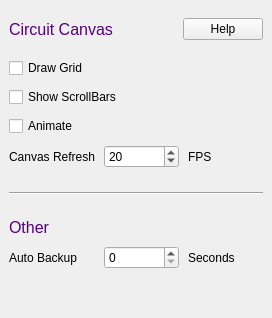
       <widget class="QWidget" name="circTab">
        <attribute name="title">
         <string>Circuit</string>
        </attribute>
        <layout class="QVBoxLayout" name="verticalLayout_3">
         <property name="spacing">
          <number>9</number>
         </property>
         <property name="leftMargin">
          <number>9</number>
         </property>
         <property name="topMargin">
          <number>9</number>
         </property>
         <property name="rightMargin">
          <number>9</number>
         </property>
         <property name="bottomMargin">
          <number>9</number>
         </property>
         <item>
          <layout class="QHBoxLayout" name="horizontalLayout_8">
           <property name="topMargin">
            <number>9</number>
           </property>
           <property name="bottomMargin">
            <number>9</number>
           </property>
           <item>
            <widget class="QLabel" name="label_8">
             <property name="sizePolicy">
              <sizepolicy hsizetype="Preferred" vsizetype="Preferred">
               <horstretch>0</horstretch>
               <verstretch>0</verstretch>
              </sizepolicy>
             </property>
             <property name="font">
              <font>
               <family>Ubuntu</family>
               <pointsize>12</pointsize>
               <weight>50</weight>
               <italic>false</italic>
               <bold>false</bold>
              </font>
             </property>
             <property name="styleSheet">
              <string notr="true">font: 12pt &quot;Ubuntu&quot;; color: rgb(85, 0, 127)</string>
             </property>
             <property name="text">
              <string>Circuit Canvas</string>
             </property>
             <property name="alignment">
              <set>Qt::AlignLeading|Qt::AlignLeft|Qt::AlignVCenter</set>
             </property>
            </widget>
           </item>
           <item>
            <widget class="QPushButton" name="helpButton1">
             <property name="sizePolicy">
              <sizepolicy hsizetype="Fixed" vsizetype="Fixed">
               <horstretch>0</horstretch>
               <verstretch>0</verstretch>
              </sizepolicy>
             </property>
             <property name="text">
              <string>Help</string>
             </property>
             <property name="autoDefault">
              <bool>false</bool>
             </property>
            </widget>
           </item>
          </layout>
         </item>
         <item>
          <widget class="QCheckBox" name="drawGrid">
           <property name="text">
            <string>Draw Grid</string>
           </property>
          </widget>
         </item>
         <item>
          <widget class="QCheckBox" name="showScroll">
           <property name="text">
            <string>Show ScrollBars</string>
           </property>
          </widget>
         </item>
         <item>
          <widget class="QCheckBox" name="animate">
           <property name="text">
            <string>Animate</string>
           </property>
          </widget>
         </item>
         <item>
          <layout class="QHBoxLayout" name="horizontalLayout_12">
           <item>
            <widget class="QLabel" name="label_16">
             <property name="text">
              <string>Canvas Refresh</string>
             </property>
            </widget>
           </item>
           <item>
            <widget class="QSpinBox" name="fps">
             <property name="minimumSize">
              <size>
               <width>75</width>
               <height>0</height>
              </size>
             </property>
             <property name="maximumSize">
              <size>
               <width>75</width>
               <height>16777215</height>
              </size>
             </property>
             <property name="minimum">
              <number>1</number>
             </property>
             <property name="maximum">
              <number>100</number>
             </property>
             <property name="value">
              <number>20</number>
             </property>
            </widget>
           </item>
           <item>
            <widget class="QLabel" name="label_17">
             <property name="sizePolicy">
              <sizepolicy hsizetype="Fixed" vsizetype="Preferred">
               <horstretch>0</horstretch>
               <verstretch>0</verstretch>
              </sizepolicy>
             </property>
             <property name="minimumSize">
              <size>
               <width>75</width>
               <height>0</height>
              </size>
             </property>
             <property name="maximumSize">
              <size>
               <width>75</width>
               <height>16777215</height>
              </size>
             </property>
             <property name="text">
              <string>FPS</string>
             </property>
            </widget>
           </item>
          </layout>
         </item>
         <item>
          <widget class="Line" name="line_3">
           <property name="minimumSize">
            <size>
             <width>0</width>
             <height>32</height>
            </size>
           </property>
           <property name="orientation">
            <enum>Qt::Horizontal</enum>
           </property>
          </widget>
         </item>
         <item>
          <widget class="QLabel" name="label_15">
           <property name="sizePolicy">
            <sizepolicy hsizetype="Preferred" vsizetype="Fixed">
             <horstretch>0</horstretch>
             <verstretch>0</verstretch>
            </sizepolicy>
           </property>
           <property name="font">
            <font>
             <family>Ubuntu</family>
             <pointsize>12</pointsize>
             <weight>50</weight>
             <italic>false</italic>
             <bold>false</bold>
            </font>
           </property>
           <property name="styleSheet">
            <string notr="true">font: 12pt &quot;Ubuntu&quot;; color: rgb(85, 0, 127)</string>
           </property>
           <property name="text">
            <string>Other</string>
           </property>
           <property name="alignment">
            <set>Qt::AlignLeading|Qt::AlignLeft|Qt::AlignVCenter</set>
           </property>
          </widget>
         </item>
         <item>
          <layout class="QHBoxLayout" name="horizontalLayout_11">
           <item>
            <widget class="QLabel" name="stepLabel_3">
             <property name="text">
              <string>Auto Backup</string>
             </property>
            </widget>
           </item>
           <item>
            <widget class="QSpinBox" name="backup">
             <property name="minimumSize">
              <size>
               <width>75</width>
               <height>0</height>
              </size>
             </property>
             <property name="maximumSize">
              <size>
               <width>75</width>
               <height>16777215</height>
              </size>
             </property>
             <property name="minimum">
              <number>0</number>
             </property>
             <property name="maximum">
              <number>999</number>
             </property>
            </widget>
           </item>
           <item>
            <widget class="QLabel" name="label_18">
             <property name="sizePolicy">
              <sizepolicy hsizetype="Fixed" vsizetype="Preferred">
               <horstretch>0</horstretch>
               <verstretch>0</verstretch>
              </sizepolicy>
             </property>
             <property name="minimumSize">
              <size>
               <width>75</width>
               <height>0</height>
              </size>
             </property>
             <property name="maximumSize">
              <size>
               <width>75</width>
               <height>16777215</height>
              </size>
             </property>
             <property name="text">
              <string>Seconds</string>
             </property>
            </widget>
           </item>
          </layout>
         </item>
         <item>
          <spacer name="verticalSpacer_2">
           <property name="orientation">
            <enum>Qt::Vertical</enum>
           </property>
           <property name="sizeHint" stdset="0">
            <size>
             <width>20</width>
             <height>40</height>
            </size>
           </property>
          </spacer>
         </item>
        </layout>
       </widget>
